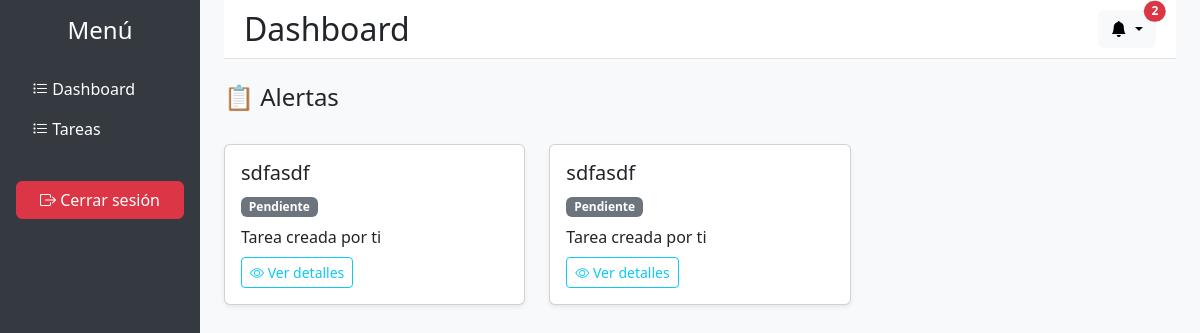
/views/dashboard.php (signed in), run on the app's committed database.
### tables this page shows
CREATE TABLE `tareas` (
  `id` int(11) NOT NULL,
  `titulo` varchar(255) NOT NULL,
  `descripcion` text DEFAULT NULL,
  `estado` enum('Pendiente','En progreso','Completado') DEFAULT 'Pendiente',
  `fecha_creacion` timestamp NOT NULL DEFAULT current_timestamp(),
  `fecha_limite` date DEFAULT NULL,
  `creado_por` int(11) DEFAULT NULL
);

### views/dashboard.php (the view, shortened to what this page needs)
<?php
include "../model/conexion.php";
$usuario_id = is_array($_SESSION['usuario']) ? $_SESSION['usuario']['id_persona'] : $_SESSION['usuario'];
$sql = $conexion->query("
    SELECT t.id, t.titulo, t.estado, t.fecha_limite, t.creado_por, p.nombre AS creador
    FROM tareas t
    INNER JOIN tarea_usuario tu ON t.id = tu.id_tarea
    INNER JOIN personas p ON t.creado_por = p.id_persona
    WHERE tu.id_usuario = $usuario_id AND t.estado = 'Pendiente'
");
$tareas = $sql->fetch_all(MYSQLI_ASSOC);
$alertas = [];
foreach ($tareas as $tarea) {
    $alertas[] = "Tarea pendiente: {$tarea['titulo']}";
}
?>
<!DOCTYPE html>
<html lang="es">
<head>
    <link href="https://cdn.jsdelivr.net/npm/bootstrap@5.3.3/dist/css/bootstrap.min.css" rel="stylesheet" />
    <link rel="stylesheet" href="https://cdn.jsdelivr.net/npm/bootstrap-icons@1.12.1/font/bootstrap-icons.min.css" />
</head>
<body>
<div class="container-fluid">
    <div class="row">
        <nav class="col-md-2 d-none d-md-block sidebar p-3">
            <h4 class="text-center mb-4">Menú</h4>
            <ul class="nav flex-column">
                <li class="nav-item mb-2">
                    <a class="nav-link" href="dashboard.php">
                        <i class="bi bi-list-task"></i> Dashboard
                    </a>
                    <a class="nav-link" href="tareas.php">
                        <i class="bi bi-list-task"></i> Tareas
                    </a>
                </li>
                <li class="nav-item mt-4">
                    <a class="btn btn-danger w-100" href="../login.php">
                        <i class="bi bi-box-arrow-right"></i> Cerrar sesión
                    </a>
                </li>
            </ul>
        </nav>
        <main class="col-md-10 ms-sm-auto px-md-4">
            <div class="topbar d-flex justify-content-between align-items-center">
                <h2 class="mb-0">Dashboard</h2>
                <div class="dropdown">
                    <button class="btn btn-light position-relative dropdown-toggle" data-bs-toggle="dropdown">
                        <i class="bi bi-bell-fill"></i>
                        <?php if (is_array($alertas) && count($alertas) > 0): ?>
                            <span class="position-absolute top-0 start-100 translate-middle badge rounded-pill bg-danger">
                                <?= count($alertas) ?>
                            </span>
                        <?php endif; ?>
                    </button>
                </div>
            </div>
            <div class="mt-4">
                <h4>📋 Alertas</h4>
                <div id="tareas-container" class="row row-cols-1 row-cols-md-2 row-cols-lg-3 g-4 mt-2">
                    <?php foreach ($tareas as $tarea): ?>
                        <div class="col">
                            <div class="card shadow-sm">
                                <div class="card-body">
                                    <h5 class="card-title"><?= $tarea["titulo"] ?></h5>
                                    <span class="badge bg-<?=
                                        $tarea["estado"] == "Completado" ? "success" :
                                        ($tarea["estado"] == "En progreso" ? "warning text-dark" : "secondary") ?>">
                                        <?= $tarea["estado"] ?>
                                    </span>
                                    <p class="mt-2 mb-0">
                                        <?= $tarea["creado_por"] == $usuario_id ? "Tarea creada por ti" : "Asignada por {$tarea['creador']}" ?>
                                    </p>
                                    <a href="ver_tarea.php?id=<?= $tarea["id"] ?>"
                                        class="btn btn-sm btn-outline-info mt-2"
                                        title="Ver detalles de la tarea">
                                        <i class="bi bi-eye"></i> Ver detalles
                                    </a>
                                </div>
                            </div>
                        </div>
                    <?php endforeach; ?>
                </div>
            </div>
        </main>
    </div>
</div>
</body>
</html>

### views/dashboard.php (style rules this page uses)
body { background-color: #f8f9fa; }
.sidebar { height: 100vh; background-color: #343a40; color: white; }
.sidebar a { color: white; text-decoration: none; }
.topbar { background-color: white; padding: 10px 20px; border-bottom: 1px solid #dee2e6; }

### data on the page
tareas: titulo "sdfasdf", estado "Pendiente", shows "Tarea creada por ti"

### other printed values
count($alertas) "2"
